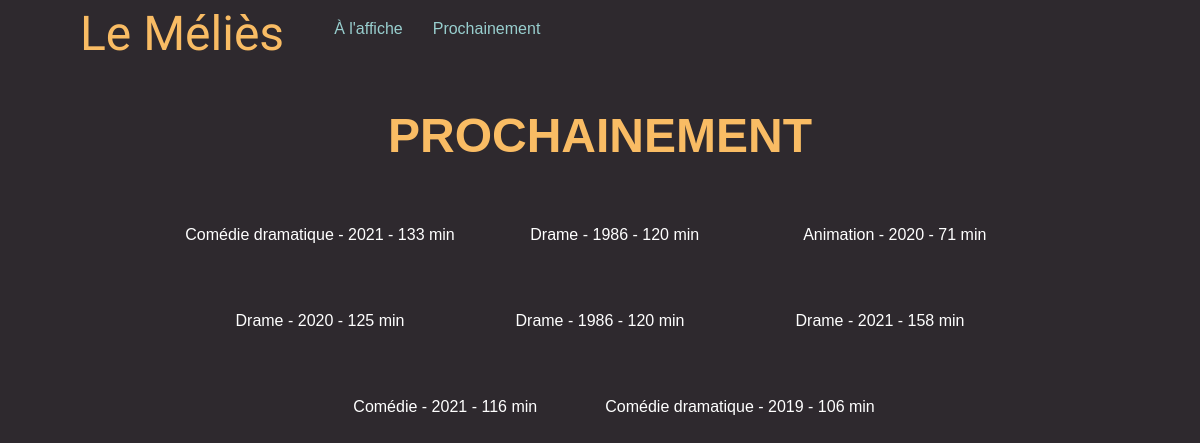
The page /prochainement.php on the database its author committed.
### tables this page shows
CREATE TABLE `film` (
  `film_id` int(10) UNSIGNED NOT NULL,
  `film_titre` varchar(255) NOT NULL,
  `film_duree` smallint(5) UNSIGNED NOT NULL,
  `film_annee_sortie` smallint(5) UNSIGNED NOT NULL,
  `film_resume` text NOT NULL,
  `film_affiche` varchar(255) NOT NULL,
  `film_bande_annonce` varchar(255) NOT NULL DEFAULT '',
  `film_statut` tinyint(3) UNSIGNED NOT NULL DEFAULT 0,
  `film_genre_id` tinyint(3) UNSIGNED NOT NULL
);

CREATE TABLE `genre` (
  `genre_id` tinyint(3) UNSIGNED NOT NULL,
  `genre_nom` varchar(255) NOT NULL
);

### lib/RequetesSQL.class.php (called while the page is built, shortened)
<?php
class RequetesSQL extends RequetesPDO {
  public function getFilms()
  {
    $this->sql = "
      SELECT f.*, g.genre_nom
      FROM film f
      INNER JOIN genre g ON f.film_genre_id = g.genre_id
      WHERE f.film_statut = 1
        AND NOT EXISTS (
          SELECT 1 FROM seance s
          WHERE f.film_id = s.seance_film_id
            AND s.seance_date BETWEEN '2021-10-25' AND DATE_ADD('2021-10-25', INTERVAL 6 DAY)
        )
      ORDER BY f.film_titre ASC
    ";
    $this->params = [];
    return $this->getLignes();
  }
}

### lib/RequetesPDO.class.php (called while the page is built, shortened)
<?php
class RequetesPDO {
  protected $sql;
  public function getLignes($uneSeuleLigne = false) {
    global $oPDO;
    $oPDOStatement = $oPDO->prepare($this->sql);
    $oPDOStatement->execute();
    return $uneSeuleLigne ? $oPDOStatement->fetch(PDO::FETCH_ASSOC) : $oPDOStatement->fetchAll(PDO::FETCH_ASSOC);
  }
}

### prochainement.php (the view, shortened to what this page needs)
<?php
try {
  $requetesSQL = new RequetesSQL();
  $films = $requetesSQL->getFilms();
} catch(Exception $e) {
  require 'templates/erreur.php';
  exit;
}
?>
<!DOCTYPE html>
<html lang="fr">
<head>
  <link rel="stylesheet" type="text/css" href="css/styles.css?v=1.1">
</head>
<body>
  <header>
    <div id="logo">Le Méliès</div>
    <nav>
      <ul>
        <li><a href="index.php">À l'affiche</a></li>
        <li><a href="prochainement.php">Prochainement</a></li>
      </ul>
    </nav>
  </header>
  <main>
    <section>
      <h1>PROCHAINEMENT</h1>
      <div>
        <?php foreach ($films as $film) : ?>
        <div>
          <a href="film.php?film_id=<?= $film["film_id"]; ?>"><img src="<?= $film["film_affiche"]; ?>" alt=""></a>
          <p class="legende"><?= $film["genre_nom"]; ?> - <?= $film["film_annee_sortie"]; ?> - <?= $film["film_duree"]; ?> min</p>
        </div>
        <?php endforeach; ?>
      </div>
    </section>
  </main>
</body>
</html>

### css/styles.css (style rules this page uses)
html, body, h1, h2, p, ul, li { padding: 0; margin: 0; font-size: 16px; }
body { width: 90%; min-width: 960px; margin: 0 auto; font-family: 'Trebuchet MS', sans-serif; background-color: #2E292E; color: #fff; }
a { text-decoration: none; }
ul { list-style: none; }
header { display: flex; }
#logo { padding: 0 20px; line-height: 68px; font-size: 48px; font-family: 'Sansita Swashed', cursive; color: #f9bc64; }
header ul { display: flex; }
header ul a { margin: 20px 0 0 30px; color: #98cece; display: inline-block; }
main > section > h1 { margin: 40px 0; text-align: center; font-size: 48px; color: #f9bc64; }
main > section > div { display: flex; flex-direction: row; flex-wrap: wrap; justify-content: center; align-items: flex-start; }
section > div > div { padding: 0 20px 40px 20px; }
p.legende { margin: 5px 0; text-align: center; }

### rows shown on the page
film: film_genre.genre_nom "Comédie dramatique", film_annee_sortie "2021", film_duree "133"
film: film_genre.genre_nom "Drame", film_annee_sortie "1986", film_duree "120"
film: film_genre.genre_nom "Animation", film_annee_sortie "2020", film_duree "71"
film: film_genre.genre_nom "Drame", film_annee_sortie "2020", film_duree "125"
film: film_genre.genre_nom "Drame", film_annee_sortie "1986", film_duree "120"
film: film_genre.genre_nom "Drame", film_annee_sortie "2021", film_duree "158"
film: film_genre.genre_nom "Comédie", film_annee_sortie "2021", film_duree "116"
film: film_genre.genre_nom "Comédie dramatique", film_annee_sortie "2019", film_duree "106"
